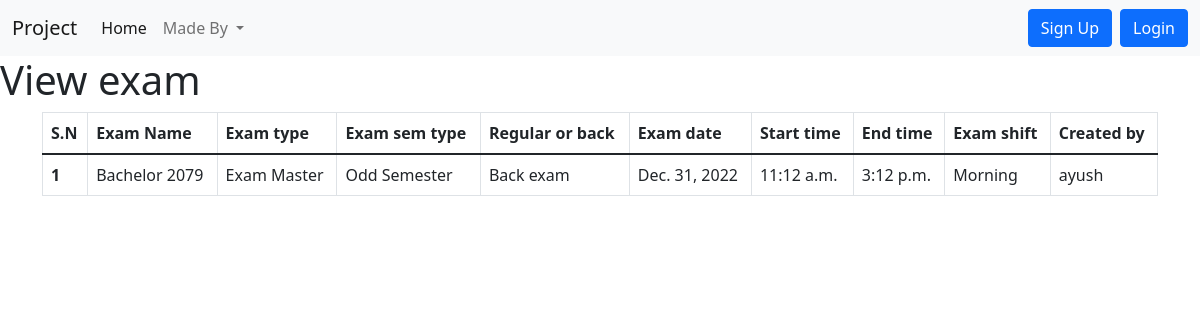
The app's page /, older data.
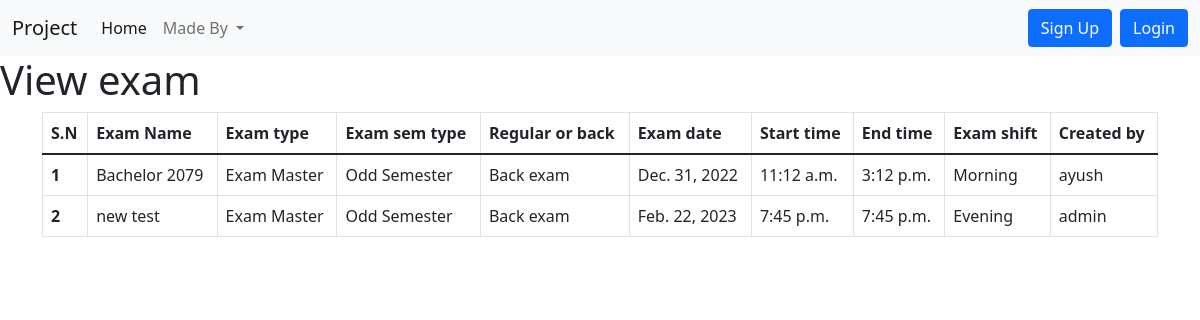
The same page, newer data.
### home/models.py (models this page shows, shortened)
class Addexam(models.Model):
    profile = models.ForeignKey(Profile,blank=True,null=True, on_delete=models.CASCADE)
    examname=models.CharField(max_length=122)
    examtype=models.CharField(max_length=122)
    examsemtype=models.CharField(max_length=122,blank=True,null=True)
    regularback=models.CharField(max_length=122,blank=True,null=True)
    examdate=models.CharField(max_length=122)
    newexamdate=models.DateField(max_length=122,blank=True, null=True)
    examtime=models.CharField(max_length=122)
    newexamtime=models.TimeField(max_length=122,blank=True, null=True)
    examtime_end=models.CharField(max_length=122,blank=True, null=True)
    newexamtime_end=models.TimeField(max_length=122,blank=True, null=True)
    examshift=models.CharField(max_length=122,blank=True, null=True)
    examdesc=models.TextField()
    examaddbuilding=models.ManyToManyField(Addbuilding,blank=True)
    newaddexamcentre = models.ManyToManyField(Addexamcentre,blank=True)

class Profile(models.Model):
    user = models.OneToOneField(User,null=True,blank=True, on_delete=models.CASCADE)
    file_user = models.FileField( upload_to='profile/uploaded_files/',null=True,blank=True, max_length=100)
    file_generated = models.FileField( upload_to='profile/generated_files/',null=True,blank=True, max_length=100)
    def __str__(self):
        return self.user.username

### home/views.py (the view)
# urls.py: path("",views.viewexam,name='viewexam'),
def viewexam(request):
    addexam_data = Addexam.objects.all()
    exam_data = {
        "addexam_data": addexam_data,
    }
    return render(request, "viewexam.html", exam_data)

### templates/viewexam.html (shortened to what this page needs)
{% extends 'base.html' %}
{% block viewexamcontent %}
<h1>View exam</h1>
<div class="container ">
    <table class="table table-hover table-bordered ">
        <thead>
            <tr>
                <th scope="col">S.N</th>
                <th scope="col">Exam Name</th>
                <th scope="col">Exam type</th>
                <th scope="col">Exam sem type</th>
                <th scope="col">Regular or back</th>
                <th scope="col">Exam date</th>
                <th scope="col">Start time</th>
                <th scope="col">End time</th>
                <th scope="col">Exam shift</th>
                <th scope="col">Created by</th>
            </tr>
        </thead>
        <tbody>
            {% for n in addexam_data %}
            <tr >
                <th>{{forloop.counter}}</th>
                <td>{{n.examname}}</td>
                <td>{{n.examtype}}</td>
                <td>{{n.examsemtype}}</td>
                <td>{{n.regularback}}</td>
                <td>{{n.newexamdate}}</td>
                <td>{{n.newexamtime}}</td>
                <td>{{n.newexamtime_end}}</td>
                <td>{{n.examshift}}</td>
                <td>{{n.profile}}</td>
            </tr>
            {% endfor %}
        </tbody>
    </table>
</div>
{% endblock viewexamcontent %}

Row changes from the older to the newer data that the page shows:
added Addexam: examname "new test", examtype "Exam Master", examsemtype "Odd Semester", regularback "Back exam", newexamdate "Feb. 22, 2023", newexamtime "7:45 p.m.", newexamtime_end "7:45 p.m.", examshift "Evening", profile "admin"
